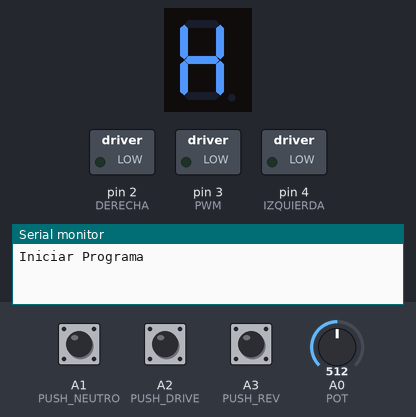
Bench run of a sketch on a simulated Arduino Uno, built with avr-gcc and run on an emulated ATmega328P. On the bench: 1-digit seven-segment display, switched loads named in the sketch (green lamp = pin HIGH), the last lines printed to the serial monitor. Wiring (inferred from the names in the program): 1-digit 7-segment display, segments lit when HIGH: segments pin 5, pin 6, pin 7, pin 8, pin 9, pin 10, pin 11. The inputs (shaded band) are chosen by the test bench; at power-on: A2 (PUSH_DRIVE) LOW, A0 (POT) = 512, A1 (PUSH_NEUTRO) LOW, A3 (PUSH_REV) LOW. The segment pins are drawn as the display they are named for; pins used as bus, display or sensor lines are not drawn.

Above: at 1.2 s.
1.3 s: A2 (PUSH_DRIVE) pulled HIGH for 0.15 s
At 2.7 s:
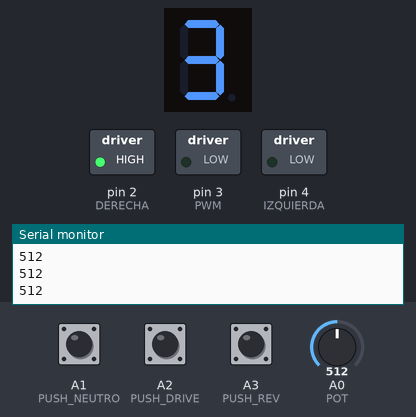
3.3 s: A0 (POT) set to 716
At 4.1 s:
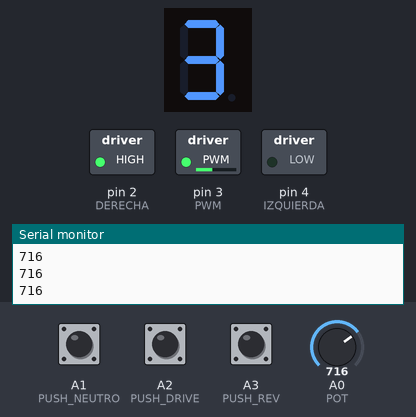
4.8 s: A1 (PUSH_NEUTRO) pulled HIGH for 0.15 s
At 6.1 s:
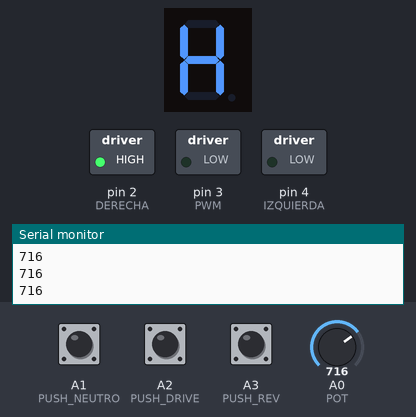
6.4 s: A3 (PUSH_REV) pulled HIGH for 0.15 s
At 7.8 s:
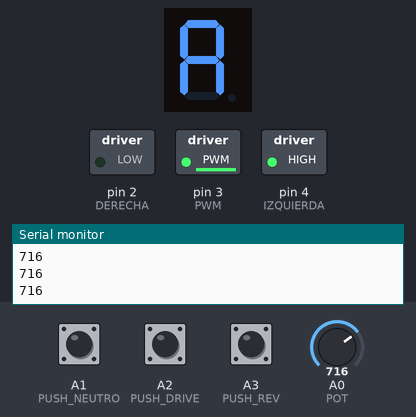
8.4 s: A1 (PUSH_NEUTRO) pulled HIGH for 1 s
At 9.0 s:
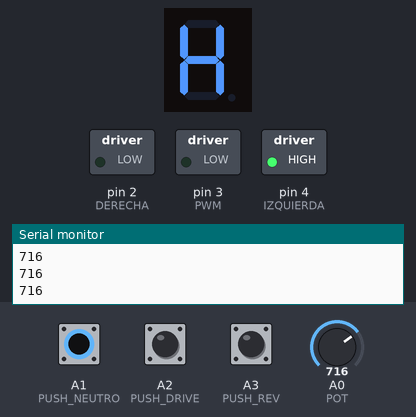
10.9 s: A2 (PUSH_DRIVE) pulled HIGH for 1 s
At 12.4 s:
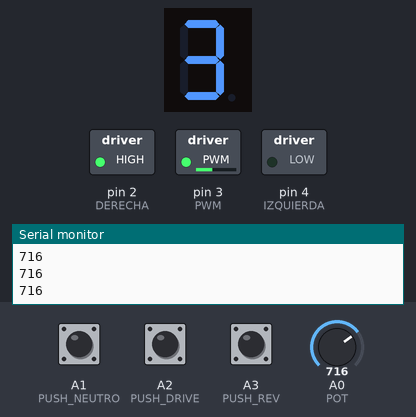
Timing chart, 0 to 13.9 s (numbered marks = the images above; inputs shaded):
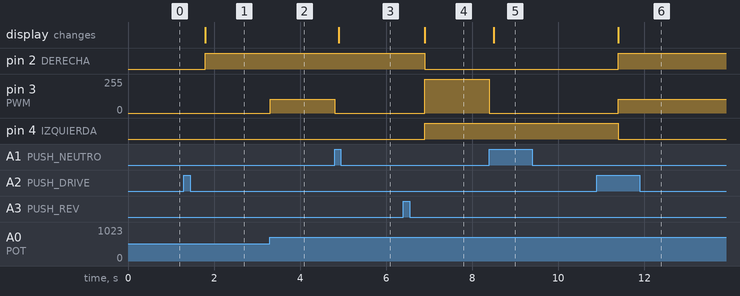

Measured:
- after the input at 1.3 s, pin 2 (DERECHA): LOW → HIGH after 0.50 s; the display: changes after 0.50 s (image 1)
- after the input at 3.3 s, pin 3 (PWM): 0/255 → 102/255 at once
- after the input at 4.8 s, pin 3 (PWM): 102/255 → 0/255 at once; the display: changes after 0.10 s (image 3)
- after the input at 6.4 s, pin 2 (DERECHA): HIGH → LOW after 0.50 s; pin 3 (PWM): 0/255 → 254/255 after 0.50 s; pin 4 (IZQUIERDA): LOW → HIGH after 0.50 s; the display: changes after 0.50 s (image 4)
- after the input at 8.4 s, pin 3 (PWM): 254/255 → 0/255 at once; the display: changes after 0.10 s (image 5)
- after the input at 10.9 s, pin 2 (DERECHA): LOW → HIGH after 0.50 s; pin 3 (PWM): 0/255 → 102/255 after 0.50 s; pin 4 (IZQUIERDA): HIGH → LOW after 0.50 s; the display: changes after 0.50 s (image 6)

The sketch:

simulacion4cod.ino
```cpp
//    2021-10-26
//    simulacion4cod.ino
//    Diego Sarceño (dsarceno68@gmail.com)

//    Programa simulación 3 Electrónica Digital (Arduino)

//    Codificación del texto: UTF8
//    Compiladores probados: TinkerCad
//    Instrucciones de compilación: no requere nada mas
//

//    Copyright (C) 2021
//    D. R. Sarceño Ramírez
//    dsarceno68@gmail.com
//
//    This program is free software: you can redistribute it and/or
//    modify it under the terms of the GNU General Public License as
//    published by the Free Software Foundation, either version 3 of
//    the License, or (at your option) any later version.
//
//    This program is distributed in the hope that it will be useful,
//    but WITHOUT ANY WARRANTY; without even the implied warranty of
//    MERCHANTABILITY or FITNESS FOR A PARTICULAR PURPOSE.  See the GNU
//    General Public License for more details.
//
//    You should have received a copy of the GNU General Public License
//    along with this program.  If not, see
//    <http://www.gnu.org/licenses/>.

// PROGRAM
// Definir leds del display de 7 segmentos

#define DERECHA 2
#define PWM 3
#define IZQUIERDA 4
#define A7S 5
#define B7S 6
#define C7S 7
#define D7S 8
#define E7S 9
#define F7S 10
#define G7S 11
#define POT A0
#define PUSH_NEUTRO A1
#define PUSH_DRIVE A2
#define PUSH_REV A3


// VARIABLES ÚTILES
bool estado_neutro = 0;
bool estado_drive = 0;
bool estado_rev = 0;
bool estado = 0;
int pot = 0;


// INCIALIZAMOS VOID SETUP

void setup() {
	//pinmode(#de pin, tipo entrada o salida)
	pinMode(DERECHA, OUTPUT);
	pinMode(PWM, OUTPUT);
	pinMode(IZQUIERDA, OUTPUT);
	pinMode(A7S, OUTPUT);
	pinMode(B7S, OUTPUT);
	pinMode(C7S, OUTPUT);
	pinMode(D7S, OUTPUT);
	pinMode(E7S, OUTPUT);
	pinMode(F7S, OUTPUT);
	pinMode(G7S, OUTPUT);
	pinMode(POT, INPUT);
	pinMode(PUSH_NEUTRO, INPUT);
	pinMode(PUSH_DRIVE, INPUT);
	pinMode(PUSH_REV, INPUT);
	// INICIAR PROGRAMA
	Serial.begin(9600);
	Serial.println("Iniciar Programa");
}

void loop() {
	// estado inicial
	neutro();
	// lectura de los push bottoms
	estado_neutro = digitalRead(PUSH_NEUTRO);
	estado_drive = digitalRead(PUSH_DRIVE);
	estado_rev = digitalRead(PUSH_REV);
	// condicionales
	delay(500); // LECTURA DE ESTADOS
	if (estado_neutro == 1) {
		neutro();
	} else if (estado_drive == 1) {
		drive();
	} else if (estado_rev == 1) {
		reversa();
	}
	delay(100);
}


// NÚMEROS Y LETRAS EN EL DISPLAY DE 7 SEGMENTOS

void displayNeutro() { // FUNCION DISPLAY NEUTRO
	digitalWrite(A7S,0);
	digitalWrite(B7S,1);
	digitalWrite(C7S,1);
	digitalWrite(D7S,0);
	digitalWrite(E7S,1);
	digitalWrite(F7S,1);
	digitalWrite(G7S,1);
}

void display1() { // FUNCION DISPLAY 1
	digitalWrite(A7S,0);
	digitalWrite(B7S,1);
	digitalWrite(C7S,1);
	digitalWrite(D7S,0);
	digitalWrite(E7S,0);
	digitalWrite(F7S,0);
	digitalWrite(G7S,0);
}

void display2() { // FUNCION DISPLAY 2
	digitalWrite(A7S,1);
	digitalWrite(B7S,1);
	digitalWrite(C7S,0);
	digitalWrite(D7S,1);
	digitalWrite(E7S,1);
	digitalWrite(F7S,0);
	digitalWrite(G7S,1);
}

void display3() { // FUNCION DISPLAY 3
	digitalWrite(A7S,1);
	digitalWrite(B7S,1);
	digitalWrite(C7S,1);
	digitalWrite(D7S,1);
	digitalWrite(E7S,0);
	digitalWrite(F7S,0);
	digitalWrite(G7S,1);
}

void display4() { // FUNCION DISPLAY 4
	digitalWrite(A7S,0);
	digitalWrite(B7S,1);
	digitalWrite(C7S,1);
	digitalWrite(D7S,0);
	digitalWrite(E7S,0);
	digitalWrite(F7S,1);
	digitalWrite(G7S,1);
}


void displayA() { // FUNCION DISPLAY REVERSA
	digitalWrite(A7S,1);
	digitalWrite(B7S,1);
	digitalWrite(C7S,1);
	digitalWrite(D7S,0);
	digitalWrite(E7S,1);
	digitalWrite(F7S,1);
	digitalWrite(G7S,1);
}


// FUNCIONES NECESARIAS (BUCLES)

void neutro() { // FUNCION NEUTRO
	displayNeutro();
	while (estado == 0){
		if (digitalRead(PUSH_DRIVE) == 1) {
			estado = digitalRead(PUSH_DRIVE);  // CAMBIO A DRIVE
		} else if (digitalRead(PUSH_REV) == 1) {
			estado = digitalRead(PUSH_REV);  // CAMBIO A REVERSA
		}
	}
	estado = 0;
}

void reversa() { // FUNCION REVERSA
	displayA();
	digitalWrite(DERECHA,0);
	digitalWrite(IZQUIERDA,1);
	analogWrite(PWM,510);  // VELOCIDAD FIJA DEL MOTOR A UN 50% EN DIRECCIÓN IZQUIERDA (NEGATIVA).
	while (estado == 0) {
		estado = digitalRead(PUSH_NEUTRO);
	}
	estado = 0;
	analogWrite(PWM,0);
}


void drive() { // FUNCION DRIVE
	digitalWrite(DERECHA,1);
	digitalWrite(IZQUIERDA,0);
	while (estado == 0) {
			pot = analogRead(POT);
			Serial.println(pot);
			analogWrite(PWM,pot/2);  // CAMBIO DE VELOCIDAD DEL MOTOR MEDIANTE LAS LECTURAS DEL POTENCIOMETRO
			if (pot <= 255) {
				display1();
			} else if (pot > 255 && pot <= 510) {
				display2();
			} else if (pot > 510 && pot <= 765) {
				display3();
			} else if (pot > 765) {
				display4();
			}
			estado = digitalRead(PUSH_NEUTRO);
		}
		estado = 0;
		analogWrite(PWM,0);
}
```
